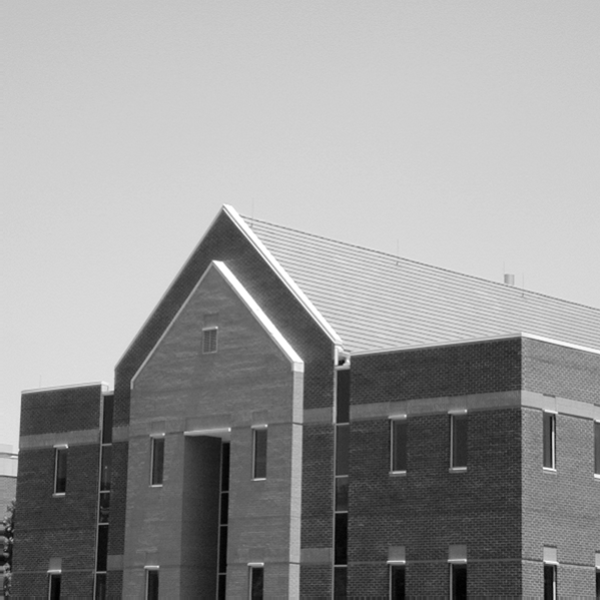
//> input picture OpenCV_On_JetsonNano/10_Image_Derivatives_and_Edge_Detection/images/Fig04_house.tif, 600 x 600 px
$ ./SobelDerivatives   (built with g++ and OpenCV 4)
//> lines starting //> are read from the running program, lines starting //| are printed output that depends on the picture
#include <iostream>
#include <opencv2/core/core.hpp>
#include <opencv2/highgui/highgui.hpp>
#include <opencv2/imgproc/imgproc.hpp>

using namespace std;
using namespace cv;

int main()
{
    Mat input_image = imread("images/Fig04_house.tif", IMREAD_GRAYSCALE);
//> input_image is the input picture: 600 rows x 600 cols, CV_8UC1; min 0, max 255, mean 152.8
    Mat sobel_filtered_horizontal, sobel_filtered_vertical;
    Mat horizontal_der_scaled, vertical_der_scaled;

    Sobel(input_image, sobel_filtered_horizontal, CV_16S, 1, 0);
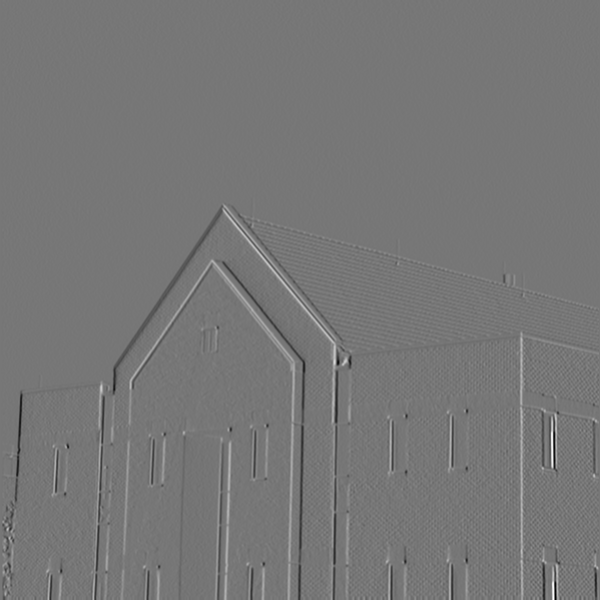
//> sobel_filtered_horizontal: 600 rows x 600 cols, CV_16SC1; min -677, max 772, mean -0.2; drawn with min black and max white
    Sobel(input_image, sobel_filtered_vertical, CV_16S, 0, 1);
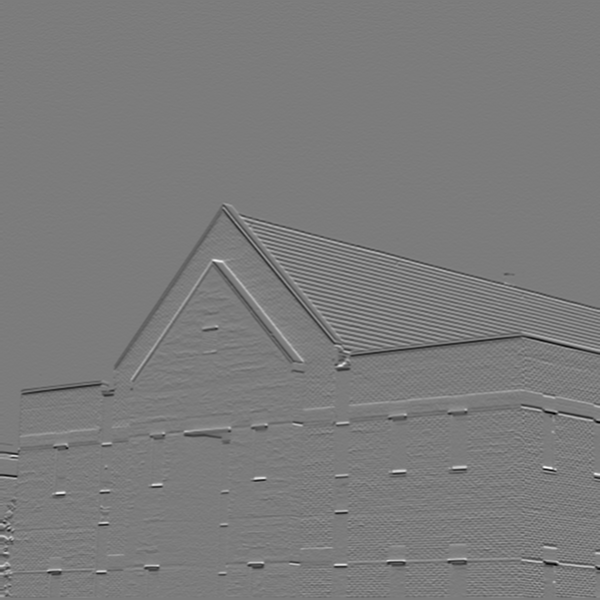
//> sobel_filtered_vertical: 600 rows x 600 cols, CV_16SC1; min -586, max 618, mean -1.7; drawn with min black and max white

    convertScaleAbs(sobel_filtered_horizontal, horizontal_der_scaled);
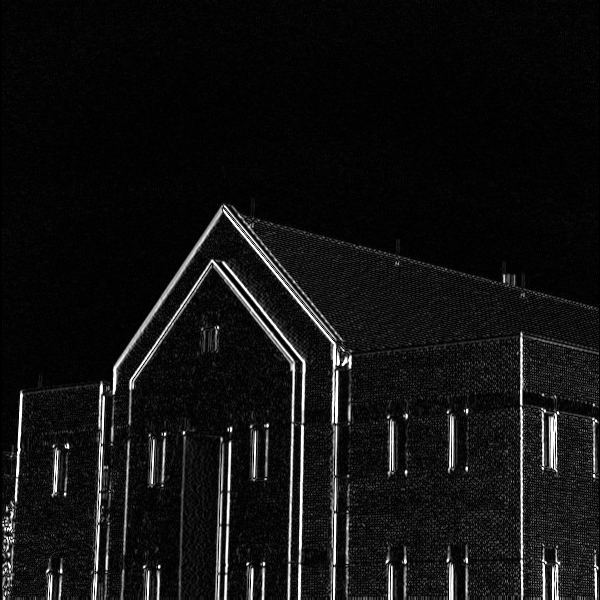
//> horizontal_der_scaled: 600 rows x 600 cols, CV_8UC1; min 0, max 255, mean 17.8
    convertScaleAbs(sobel_filtered_vertical, vertical_der_scaled);
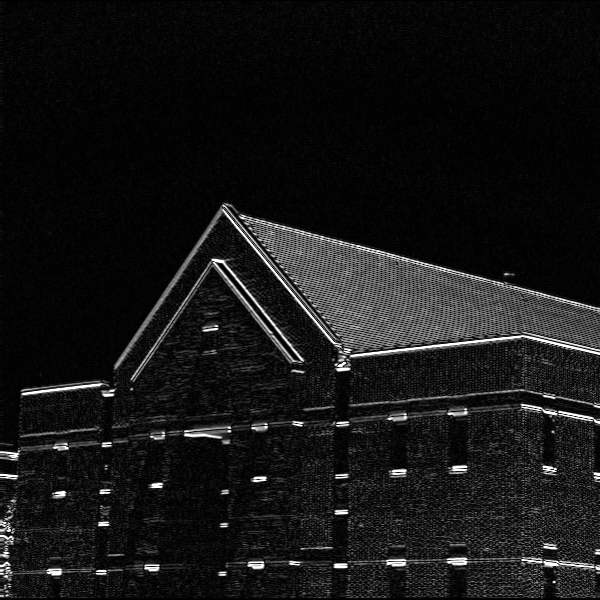
//> vertical_der_scaled: 600 rows x 600 cols, CV_8UC1; min 0, max 255, mean 21.6

    imshow("Horizontal_Derivative", horizontal_der_scaled);
    imshow("Vertical_Derivative", vertical_der_scaled);
    // imshow("Horizontal_Derivative", sobel_filtered_horizontal);
    // imshow("Vertical_Derivative", sobel_filtered_vertical);
    waitKey(0);

    return 0;
}
